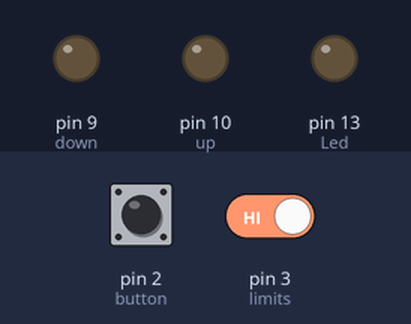
The sketch below on a simulated Arduino Uno, built with avr-gcc and run on an emulated ATmega328P. On the bench: output pins drawn as LEDs (lit = HIGH). Inputs (shaded band) come from the test bench; at power-on: pin 2 (button) HIGH, pin 3 (limits) HIGH.

Above: at 1.2 s.
1.3 s: pin 2 (button) pulled LOW for 0.15 s
At 2.3 s:
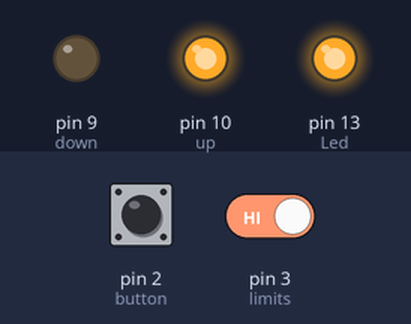
2.9 s: pin 2 (button) pulled LOW for 1 s
At 3.5 s:
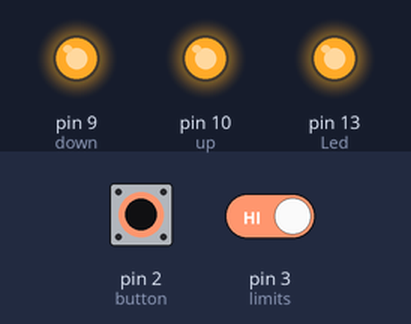
5.4 s: pin 3 (limits) driven LOW
At 6.6 s:
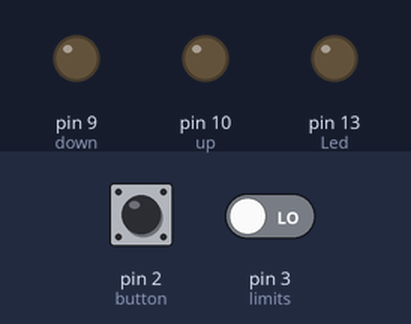
Timing chart, 0 to 8.4 s (numbered marks = the images above; inputs shaded):
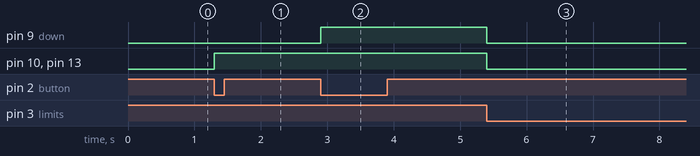

Measured:
- after the input at 1.3 s, pin 10 (up), pin 13 (Led): LOW → HIGH at once
- after the input at 2.9 s, pin 9 (down): LOW → HIGH at once
- after the input at 5.4 s, pin 9 (down), pin 10 (up), pin 13 (Led): HIGH → LOW at once

The sketch:

winchController.ino
```cpp
#define limits 3
#define button 2
#define Led 13

#define up 10
#define down 9

volatile byte state = 0;

void setup() {
  // put your setup code here, to run once:
  pinMode(limits,INPUT);
  pinMode(button,INPUT_PULLUP);

  pinMode(up,OUTPUT);
  pinMode(down,OUTPUT);
  pinMode(Led,OUTPUT);

  attachInterrupt(digitalPinToInterrupt(limits),limit,FALLING);
  attachInterrupt(digitalPinToInterrupt(button),buttonRead,FALLING);
}

void loop() {
  // put your main code here, to run repeatedly:

  if(bitRead(state,0)){
    digitalWrite(Led,HIGH);
    if(bitRead(state,1)){
      digitalWrite(up,HIGH);
    }
    else{
      digitalWrite(down,HIGH);
    }
  }
  if(not(bitRead(state,0)) || not digitalRead(limits)){
    digitalWrite(down,LOW);
    digitalWrite(up,LOW);
    digitalWrite(Led,LOW);
  }

  delay(100);
}

void limit(){

  bitWrite(state,0,0);

}

void buttonRead(){

    bitWrite(state,0,1);
    state = state ^ 2;

}
```
